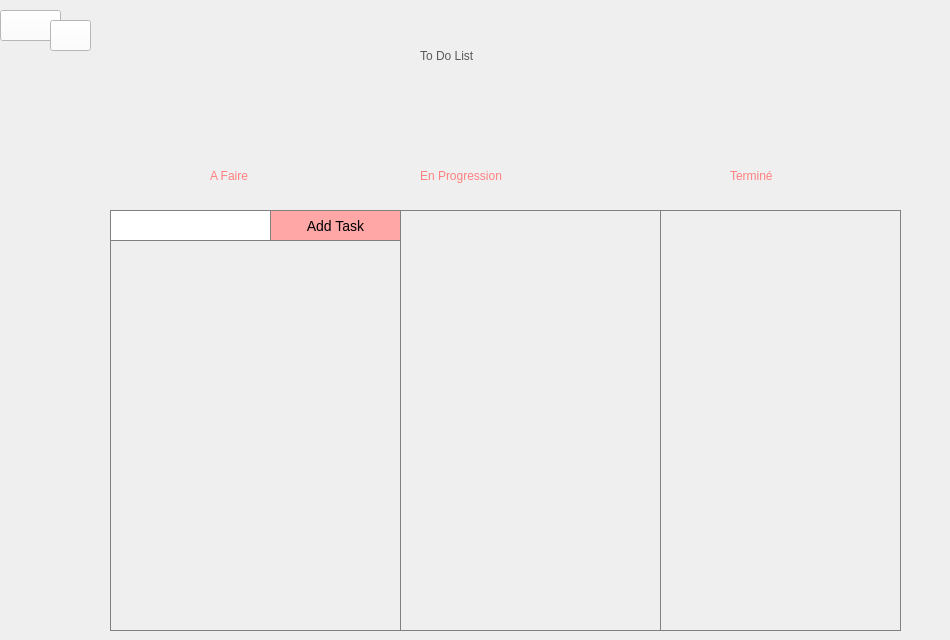
      <widget class="QWidget" name="tab_12">
       <attribute name="title">
        <string>To Do List</string>
       </attribute>
       <widget class="QPushButton" name="ToDoList_HOME">
        <property name="geometry">
         <rect>
          <x>0</x>
          <y>10</y>
          <width>61</width>
          <height>31</height>
         </rect>
        </property>
        <property name="styleSheet">
         <string notr="true">background-color:white;</string>
        </property>
        <property name="text">
         <string/>
        </property>
        <property name="icon">
         <iconset resource="ressources.qrc">
          <normaloff>:/icons/icons/accueil.png</normaloff>:/icons/icons/accueil.png</iconset>
        </property>
        <property name="iconSize">
         <size>
          <width>30</width>
          <height>30</height>
         </size>
        </property>
       </widget>
       <widget class="QPushButton" name="pushButton_19">
        <property name="geometry">
         <rect>
          <x>50</x>
          <y>20</y>
          <width>41</width>
          <height>31</height>
         </rect>
        </property>
        <property name="styleSheet">
         <string notr="true">background-color:white;</string>
        </property>
        <property name="text">
         <string/>
        </property>
        <property name="icon">
         <iconset resource="ressources.qrc">
          <normaloff>:/icons/icons/parametres.png</normaloff>:/icons/icons/parametres.png</iconset>
        </property>
        <property name="iconSize">
         <size>
          <width>25</width>
          <height>25</height>
         </size>
        </property>
       </widget>
       <widget class="QPushButton" name="b1">
        <property name="geometry">
         <rect>
          <x>270</x>
          <y>210</y>
          <width>131</width>
          <height>31</height>
         </rect>
        </property>
        <property name="styleSheet">
         <string notr="true">QPushButton { 
background-color:	rgb(255, 167, 167);
font-size: 14px;
	font: 12pt &quot;Century Gothic&quot;;
border: 1px solid grey;
 }



</string>
        </property>
        <property name="text">
         <string>Add Task</string>
        </property>
       </widget>
       <widget class="QLineEdit" name="L1">
        <property name="geometry">
         <rect>
          <x>110</x>
          <y>210</y>
          <width>161</width>
          <height>31</height>
         </rect>
        </property>
        <property name="styleSheet">
         <string notr="true">QLineEdit
{

background-color:white;
border: 1px solid grey;
}</string>
        </property>
       </widget>
       <widget class="QLabel" name="label_57">
        <property name="geometry">
         <rect>
          <x>420</x>
          <y>30</y>
          <width>211</width>
          <height>51</height>
         </rect>
        </property>
        <property name="styleSheet">
         <string notr="true">color:rgb(89, 89, 89);
font: 75 22pt &quot;Century Gothic&quot;;</string>
        </property>
        <property name="text">
         <string>To Do List</string>
        </property>
       </widget>
       <widget class="QLabel" name="label_58">
        <property name="geometry">
         <rect>
          <x>210</x>
          <y>150</y>
          <width>211</width>
          <height>51</height>
         </rect>
        </property>
        <property name="styleSheet">
         <string notr="true">color:rgb(255, 128, 128);
font: 18pt &quot;Century Gothic&quot;;
</string>
        </property>
        <property name="text">
         <string>A Faire</string>
        </property>
       </widget>
       <widget class="QLabel" name="label_59">
        <property name="geometry">
         <rect>
          <x>420</x>
          <y>150</y>
          <width>211</width>
          <height>51</height>
         </rect>
        </property>
        <property name="styleSheet">
         <string notr="true">color:rgb(255, 128, 128);
font: 18pt &quot;Century Gothic&quot;;</string>
        </property>
        <property name="text">
         <string>En Progression</string>
        </property>
       </widget>
       <widget class="QLabel" name="label_60">
        <property name="geometry">
         <rect>
          <x>730</x>
          <y>150</y>
          <width>211</width>
          <height>51</height>
         </rect>
        </property>
        <property name="styleSheet">
         <string notr="true">color:rgb(255, 128, 128);
font: 18pt &quot;Century Gothic&quot;;</string>
        </property>
        <property name="text">
         <string>Terminé</string>
        </property>
       </widget>
       <widget class="QGroupBox" name="groupBox_5">
        <property name="geometry">
         <rect>
          <x>110</x>
          <y>240</y>
          <width>291</width>
          <height>391</height>
         </rect>
        </property>
        <property name="styleSheet">
         <string notr="true">QGroupBox
{
border: 1px solid grey;
}</string>
        </property>
        <property name="title">
         <string/>
        </property>
        <widget class="QWidget" name="verticalLayoutWidget_10">
         <property name="geometry">
          <rect>
           <x>10</x>
           <y>10</y>
           <width>271</width>
           <height>371</height>
          </rect>
         </property>
         <layout class="QVBoxLayout" name="v1"/>
        </widget>
       </widget>
       <widget class="QGroupBox" name="groupBox_6">
        <property name="geometry">
         <rect>
          <x>400</x>
          <y>210</y>
          <width>261</width>
          <height>421</height>
         </rect>
        </property>
        <property name="styleSheet">
         <string notr="true">QGroupBox
{
border: 1px solid grey;
}</string>
        </property>
        <property name="title">
         <string/>
        </property>
        <widget class="QWidget" name="verticalLayoutWidget_11">
         <property name="geometry">
          <rect>
           <x>10</x>
           <y>10</y>
           <width>241</width>
           <height>401</height>
          </rect>
         </property>
         <layout class="QVBoxLayout" name="v2"/>
        </widget>
       </widget>
       <widget class="QGroupBox" name="groupBox_7">
        <property name="geometry">
         <rect>
          <x>660</x>
          <y>210</y>
          <width>241</width>
          <height>421</height>
         </rect>
        </property>
        <property name="styleSheet">
         <string notr="true">QGroupBox
{
border: 1px solid grey;
}</string>
        </property>
        <property name="title">
         <string/>
        </property>
        <widget class="QWidget" name="verticalLayoutWidget_12">
         <property name="geometry">
          <rect>
           <x>10</x>
           <y>10</y>
           <width>221</width>
           <height>401</height>
          </rect>
         </property>
         <layout class="QVBoxLayout" name="v3"/>
        </widget>
       </widget>
      </widget>
